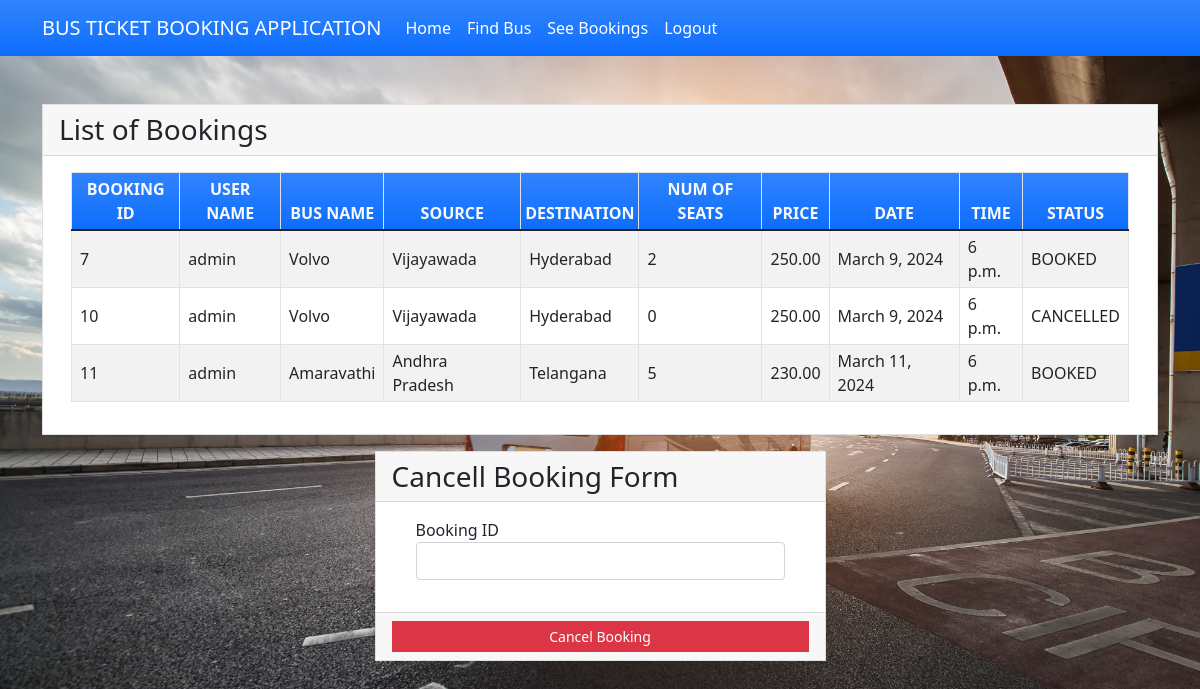
/seebookings (signed in), run on the app's committed database.
### myapp/models.py (models this page shows, shortened)
class Book(models.Model):
    BOOKED = 'B'
    CANCELLED = 'C'
    TICKET_STATUSES = ((BOOKED, 'Booked'),
                       (CANCELLED, 'Cancelled'),)
    email = models.EmailField()
    name = models.CharField(max_length=30)
    userid =models.DecimalField(decimal_places=0, max_digits=2)
    busid=models.DecimalField(decimal_places=0, max_digits=2)
    bus_name = models.CharField(max_length=30)
    source = models.CharField(max_length=30)
    dest = models.CharField(max_length=30)
    nos = models.DecimalField(decimal_places=0, max_digits=2)
    price = models.DecimalField(decimal_places=2, max_digits=6)
    date = models.DateField()
    time = models.TimeField()
    status = models.CharField(choices=TICKET_STATUSES, default=BOOKED, max_length=2)
    class Meta:
        verbose_name_plural = "List of Books"

### myapp/views.py (the view)
# urls.py: path('seebookings', views.seebookings, name="seebookings"),
@login_required(login_url='signin')
def seebookings(request,new={}):
    context = {}
    id_r = request.user.id
    book_list = Book.objects.filter(userid=id_r)
    if book_list:
        return render(request, 'myapp/booklist.html', locals())
    else:
        context["error"] = "Sorry no buses booked"
        return render(request, 'myapp/findbus.html', context)

### myapp/templates/myapp/booklist.html (shortened to what this page needs)
{% extends 'myapp/base.html' %} {% block content %}
<div class="container my-5">
    <div class="card rounded-0">
        <div class="card-header">
            <div class="card-title h3 mb-0">List of Bookings</div>
        </div>
        <div class="card-body">
            <div class="container-fluid">
                <table class="table table-bordered table-striped">
                    <thead>
                        <tr class="bg-gradient bg-primary text-light">
                            <th class="p-1 text-center">BOOKING ID</th>
                            <th class="p-1 text-center">USER NAME</th>
                            <th class="p-1 text-center">BUS NAME</th>
                            <th class="p-1 text-center">SOURCE</th>
                            <th class="p-1 text-center">DESTINATION</th>
                            <th class="p-1 text-center">NUM OF SEATS</th>
                            <th class="p-1 text-center">PRICE</th>
                            <th class="p-1 text-center">DATE</th>
                            <th class="p-1 text-center">TIME</th>
                            <th class="p-1 text-center">STATUS</th>
                        </tr>
                    </thead>
                    {% for row in book_list %}
                    <tr>
                        <td class="px-2 py-1 align-middle">{{row.id}}</td>
                        <td class="px-2 py-1 align-middle">{{row.name}}</td>
                        <td class="px-2 py-1 align-middle">{{row.bus_name}}</td>
                        <td class="px-2 py-1 align-middle">{{row.source}}</td>
                        <td class="px-2 py-1 align-middle">{{row.dest}}</td>
                        <td class="px-2 py-1 align-middle">{{row.nos}}</td>
                        <td class="px-2 py-1 align-middle">{{row.price}}</td>
                        <td class="px-2 py-1 align-middle">{{row.date}}</td>
                        <td class="px-2 py-1 align-middle">{{row.time}}</td>
                        <td class="px-2 py-1 align-middle">{{row.status}}</td>
                    </tr>
                    {% endfor %}
                </table>
            </div>
        </div>
    </div>
    <div class="row mt-3 justify-content-center">
        <div class="col-lg-5 col-md-7 col-sm-10 col-xs-12">
            <div class="card rounded-0">
                <div class="card-header">
                    <div class="card-title h3 mb-0">Cancell Booking Form</div>
                </div>
                <div class="card-body">
                    <div class="container-fluid">
                        <form action="{% url 'cancellings' %}" method="post" id="cancel-form">
                            <div class="mb-3">
                                <label for="bus_id" class="control-label">Booking ID</label>
                                <input name='bus_id' class="form-control" type="number" id="bus_id">
                            </div>
                        </form>
                    </div>
                </div>
                <div class="card-footer text-center">
                    <button class="btn btn-sm rounded-0 btn-danger w-100" form="cancel-form">Cancel Booking</button>
                </div>
            </div>
        </div>
    </div>
</div>
{% endblock %}

### myapp/templates/myapp/base.html (shortened to what this page needs)
<!doctype html>
{% load static %}
<html lang="en">
<head>
    <link rel="stylesheet" href="https://cdn.jsdelivr.net/npm/bootstrap@5.1.3/dist/css/bootstrap.min.css">
</head>
<body>
<nav class="navbar navbar-expand-lg navbar-light bg-gradient bg-primary">
    <div class="container">
        <a class="navbar-brand" href="#" style="color: white;">BUS TICKET BOOKING APPLICATION</a>
        <div class="collapse navbar-collapse" id="navbarNavAltMarkup">
            <div class="navbar-nav" >
                <a class="nav-item nav-link active" href="{% url 'home' %}" style="color: white;">Home</a>
                <a class="nav-item nav-link" href="{% url 'findbus' %}" style="color: white;">Find Bus</a>
                <a class="nav-item nav-link" href="{% url 'seebookings' %}" style="color: white;">See Bookings</a>
                {% if request.user.is_active %}
                <a class="nav-item nav-link " href="{% url 'signout' %}" style="color: white;">Logout</a>
                {% else %}
                <a class="nav-item nav-link " href="{% url 'signup' %}" style="color: white;">Registration</a>
                {% endif %}
            </div>
        </div>
    </div>
</nav>
{% block content %}
{% endblock %}
</body>
</html>

### data on the page
Book: id "7", name "admin", bus_name "Volvo", source "Vijayawada", dest "Hyderabad", nos "2", price "250.00", date "March 9, 2024", time "6 p.m.", status "BOOKED"
Book: id "10", name "admin", bus_name "Volvo", source "Vijayawada", dest "Hyderabad", nos "0", price "250.00", date "March 9, 2024", time "6 p.m.", status "CANCELLED"
Book: id "11", name "admin", bus_name "Amaravathi", source "Andhra Pradesh", dest "Telangana", nos "5", price "230.00", date "March 11, 2024", time "6 p.m.", status "BOOKED"
